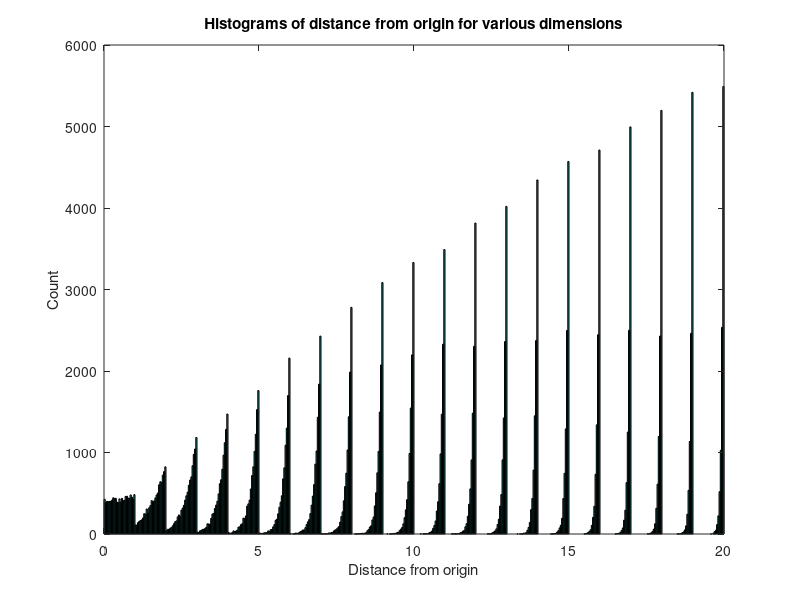

Write the MATLAB code that produced this figure.
%GNU Octave
function [] = p21()
   N = 10000;
   n = (1:20).^2;

   d = zeros([numel(n)*N 1]);
   w = zeros([numel(n) 1]);
   for i=1:numel(n);
      x = sample_ball(N,n(i),sqrt(n(i)));
      d(N*(i-1)+1:N*i) = transpose(norm(x,2,'cols'));
      %disp([N*(i-1)+1 N*i])
   end

   hist(d,500)
   xlabel('Distance from origin','interpreter','tex');
   ylabel('Count','interpreter','tex')
   title('Histograms of distance from origin for various dimensions','interpreter','tex');
   print('figures/p21.tikz','-dtikz','-S1280,960');
end

function [x] = sample_ball(N,n,r)
   x = randn([n N]);
   u = rand([1 N]);
   for i=1:N
      x(:,i) /= norm(x(:,i),2);
   end
   for i=1:n
      x(i,:) =  r*u.^(1/n).*x(i,:);
   end
end
